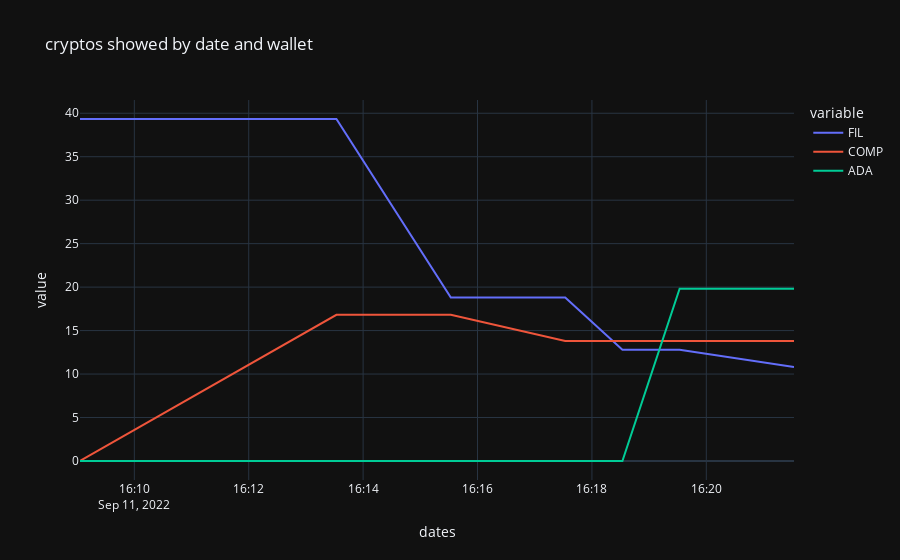

Notebook source saved alongside this figure:
### Code cell
fig2 = px.line(dff, x="dates", y=dff.columns, title='cryptos showed by date and wallet')
fig2.show()

### Figure 1 — Plotly figure (JSON) as saved in the notebook; plotly's stock layout.template omitted (floating-point values rounded to 4 significant figures)
{"data": [{"hovertemplate": "variable=FIL<br>dates=%{x}<br>value=%{y}<extra></extra>", "legendgroup": "FIL", "line": {"color": "#636efa", "dash": "solid"}, "marker": {"symbol": "circle"}, "mode": "lines", "name": "FIL", "orientation": "v", "showlegend": true, "x": ["2022-09-11T16:09:03", "2022-09-11T16:13:32", "2022-09-11T16:15:32", "2022-09-11T16:17:32", "2022-09-11T16:18:32", "2022-09-11T16:19:32", "2022-09-11T16:21:32"], "xaxis": "x", "y": [39.34, 39.34, 18.81, 18.81, 12.81, 12.81, 10.81], "yaxis": "y", "type": "scatter"}, {"hovertemplate": "variable=COMP<br>dates=%{x}<br>value=%{y}<extra></extra>", "legendgroup": "COMP", "line": {"color": "#EF553B", "dash": "solid"}, "marker": {"symbol": "circle"}, "mode": "lines", "name": "COMP", "orientation": "v", "showlegend": true, "x": ["2022-09-11T16:09:03", "2022-09-11T16:13:32", "2022-09-11T16:15:32", "2022-09-11T16:17:32", "2022-09-11T16:18:32", "2022-09-11T16:19:32", "2022-09-11T16:21:32"], "xaxis": "x", "y": [0.0, 16.81, 16.81, 13.81, 13.81, 13.81, 13.81], "yaxis": "y", "type": "scatter"}, {"hovertemplate": "variable=ADA<br>dates=%{x}<br>value=%{y}<extra></extra>", "legendgroup": "ADA", "line": {"color": "#00cc96", "dash": "solid"}, "marker": {"symbol": "circle"}, "mode": "lines", "name": "ADA", "orientation": "v", "showlegend": true, "x": ["2022-09-11T16:09:03", "2022-09-11T16:13:32", "2022-09-11T16:15:32", "2022-09-11T16:17:32", "2022-09-11T16:18:32", "2022-09-11T16:19:32", "2022-09-11T16:21:32"], "xaxis": "x", "y": [0.0, 0.0, 0.0, 0.0, 0.0, 19.81, 19.81], "yaxis": "y", "type": "scatter"}], "layout": {"xaxis": {"anchor": "y", "domain": [0.0, 1.0], "title": {"text": "dates"}}, "yaxis": {"anchor": "x", "domain": [0.0, 1.0], "title": {"text": "value"}}, "legend": {"title": {"text": "variable"}, "tracegroupgap": 0}, "title": {"text": "cryptos showed by date and wallet"}}}
